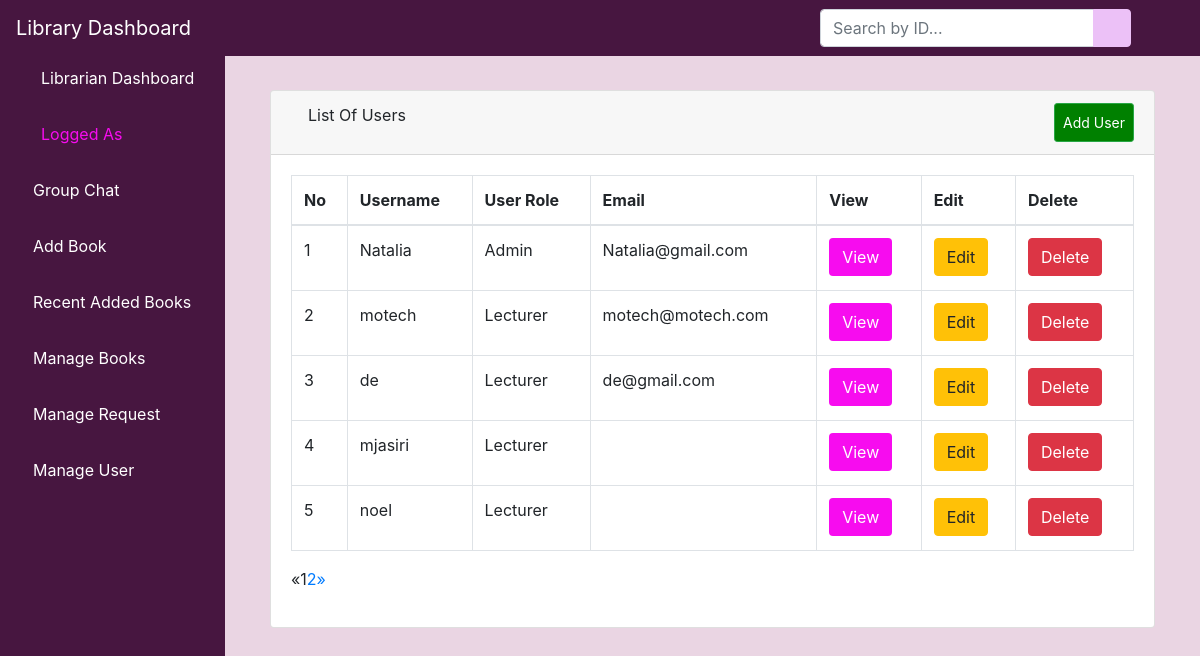
The page /aluser/ on the database its author committed.
### bookstore/models.py (models this page shows)
class User(AbstractUser):
    is_admin = models.BooleanField(default=False)
    is_student = models.BooleanField(default=False)
    is_lecturer = models.BooleanField(default=False)
    class Meta:
        swappable = 'AUTH_USER_MODEL'

### bookstore/views.py (the view)
# urls.py: path('aluser/', views.ListUserView.as_view(), name='aluser'),
class ListUserView(generic.ListView):
    model = User
    template_name = 'dashboard/list_users.html'
    context_object_name = 'users'
    paginate_by = 5
    def get_queryset(self):
        return User.objects.order_by('-id')

### bookstore/templates/dashboard/list_users.html (shortened to what this page needs)
{% extends 'dashboard/base.html' %}
{% block body %}
        <div class="container-fluid">
        <div class="row">
          <div class="col-12 mb-3">
          <div class="col-12 mb-3">
                <div id="content-wrapper">
        <div class="container-fluid">
           <br>
            <div class="card mb-3">
                <div class="card-header">
                    <i class="fas fa-table" style="color: #b485c0;" ></i>
                    List Of Users
                    <a  class="btn btn-sm btn-success" href="{% url 'create_user_form' %}" style="padding: 8px; float: right; background-color: green; color: white;">Add User</a>
                </div>
                <div class="card-body">
                    <div class="table-responsive">
                        <table class="table table-bordered" id="dataTable" width="100%" cellspacing="0">
                            <thead>
                            <tr>
                                <th>No</th>
                                <th>Username</th>
                                <th>User Role</th>
                                <th>Email</th>
                                <th>View</th>
                                <th>Edit</th>
                                <th>Delete</th>
                            </tr>
                            </thead>
                            <tbody>
                        {% if users %}
                            {% for user in users %}
                                <tr>
                                    <td>{{ forloop.counter }}</td>
                                    <td>{{ user.username }}</td>
                                    <td>{% if user.is_student == True %}
                                      <p>Student</p>
                                    {% elif user.is_admin == True %}
                                      <p>Admin</p>
                                    {% else %}
                                    <p>Lecturer</p>
                                      {% endif %}
                                    </td>
                                    <td>{{ user.email }}</td>
                                    <td>
                <a href="{% url 'alvuser' user.pk %}"><button type="button" class="btn " style="color: rgb(255, 255, 255); background-color:rgb(247, 12, 239 )"> View</button></a>
                 </td>
                <td>
                <a href="{% url 'aeuser' user.pk %}"><button type="button" class="btn btn-warning"> Edit</button></a>
        </td>
        <td>
          <a href="{% url 'aduser' user.pk %}"><button type="button" class="btn btn-danger"> Delete</button></a></td>
                                </tr>
                            {% endfor %}
                        {% endif %}
                            </tbody>
                        </table>
                          {% if is_paginated %}
  <ul class="pagination">
    {% if page_obj.has_previous %}
      <li><a href="?page={{ page_obj.previous_page_number }}">&laquo;</a></li>
    {% else %}
      <li class="disabled"><span>&laquo;</span></li>
    {% endif %}
    {% for i in paginator.page_range %}
      {% if page_obj.number == i %}
        <li class="active"><span>{{ i }} <span class="sr-only">(current)</span></span></li>
      {% else %}
        <li><a href="?page={{ i }}">{{ i }}</a></li>
      {% endif %}
    {% endfor %}
    {% if page_obj.has_next %}
      <li><a href="?page={{ page_obj.next_page_number }}">&raquo;</a></li>
    {% else %}
      <li class="disabled"><span>&raquo;</span></li>
    {% endif %}
  </ul>
{% endif %}
                    </div>
                </div>
            </div>
        </div>
    </div>
          </div>
        </div>
      </div>
    </div>
{% endblock %}

### static/css/master.css (style rules this page uses)
html { scroll-behavior: smooth; }
li { list-style-type: none; }

### bookstore/templates/dashboard/base.html (style rules this page uses)
body { display: flex; flex-direction: column; min-height: 100vh; }

### rows shown on the page
User: username "Natalia", is_student "Admin", email "Natalia@gmail.com"
User: username "motech", is_student "Lecturer", email "motech@motech.com"
User: username "de", is_student "Lecturer", email "de@gmail.com"
User: username "mjasiri", is_student "Lecturer"
User: username "noel", is_student "Lecturer"

### other values the page prints
{{ i }} "1"
{{ i }} "2"
